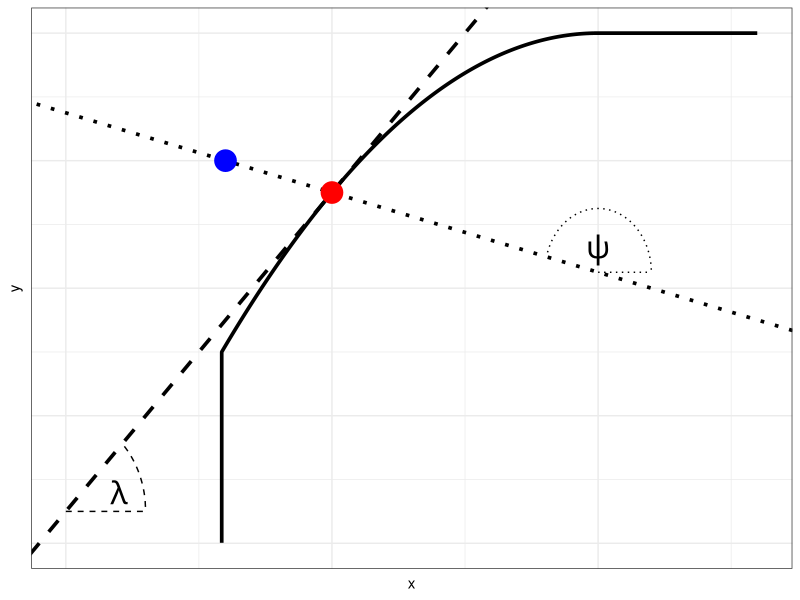
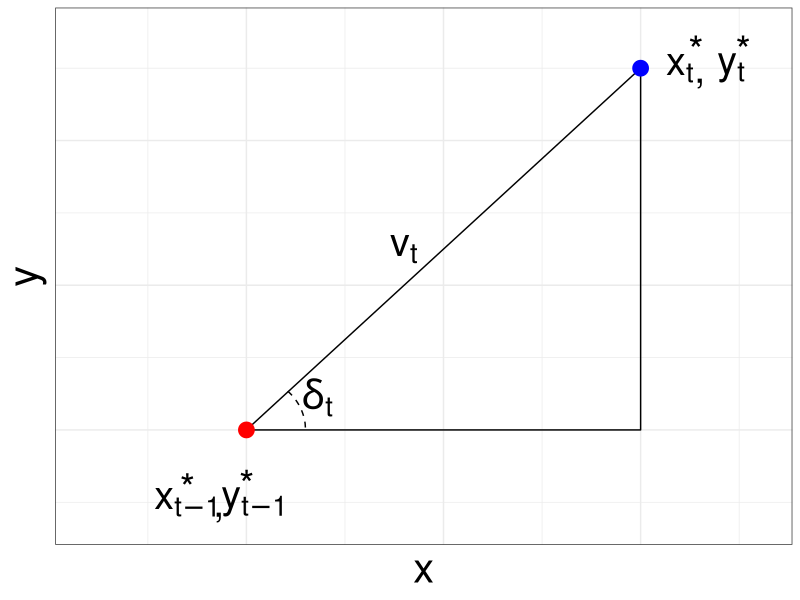

Write R code to recreate these figures, in order.
x <- seq(1, 3.5, 0.001)
y <- -(x - 3)^2 + 5
y[x > 3] <- 5
x[y < 4.5] <- 3 - sqrt(0.5)

xa1 <- seq(2.11, 2.15, 0.001)
ya1 <- sqrt(0.15^2 - (xa1 - 2)^2) + 4.25

xa2 <- seq(2.905, 3.1, 0.0001)
ya2 <- sqrt(0.1^2 - (xa2 - 3)^2) + 4.625

library(ggplot2)
ggplot() + geom_path(aes(x, y), size = 1.25) + 
  geom_abline(aes(slope = 1, intercept = 2.25), linetype = 2, size = 1.25) + 
  geom_abline(aes(slope = -0.25, intercept = 5.375), linetype = 3, size = 1.25) + 
  geom_point(aes(2.5, 4.75), colour = 'red', size = 7) + 
  geom_point(aes(2.3, 4.8), colour = 'blue', size = 7) + 
  geom_line(aes(x = c(2, 2.15), y = c(4.25, 4.25)), linetype = 2) + 
  geom_line(aes(xa1, ya1), linetype = 2) + 
  geom_text(aes(x = 2.1, y = 4.28, label = "lambda"), size = 8,  parse = TRUE) + 
  geom_line(aes(x = c(3, 3.1), y = c(4.625, 4.625)), linetype = 3) + 
  geom_line(aes(xa2, ya2), linetype = 3) + 
  geom_text(aes(x = 3, y = 4.66, label = 'psi'), size = 8, parse = TRUE) + 
  ylim(4.2, 5) + xlim(2, 3.3) + 
  theme_bw() + 
  theme(axis.text = element_blank(),
        axis.ticks = element_blank())


xa3 <- seq(1.105, 1.15, 0.001)
ya3 <- sqrt(0.15^2 - (xa3 - 1)^2) + 1

ggplot() + geom_path(aes(x = c(1, 2, 2, 1), y = c(1, 1, 2, 1))) + 
  geom_point(aes(x = 1, y = 1), colour = 'red', size = 5) + 
  geom_point(aes(x = 2, y = 2), colour = 'blue', size = 5) + 
  geom_text(aes(x = 0.85, y = 0.8, label = 'x[t-1]'), size = 10, parse = TRUE) + 
  geom_text(aes(x = 0.93, y = 0.8, label = ','), size = 10) +
  geom_text(aes(x = 1.02, y = 0.8, label = 'y[t-1]'), size = 10, parse = TRUE) +
  geom_text(aes(x = 2.1, y = 2, label = 'x[t]'), size = 10, parse = TRUE) + 
  geom_text(aes(x = 2.15, y = 2, label = ','), size = 10) +
  geom_text(aes(x = 2.23, y = 2, label = 'y[t]'), size = 10, parse = TRUE) +
  geom_line(aes(xa3, ya3), linetype = 2) + 
  geom_text(aes(x = 1.18, y = 1.09, label = "delta[t]"), size = 10, parse = TRUE) +
  geom_text(aes(x = 1.4, y = 1.5, label = "v[t]"), size = 10, parse = TRUE) +
  geom_text(aes(x = c(0.85, 1, 2.14, 2.26), y = c(0.84, 0.85, 2.05, 2.05), label = "*"), size = 10) + 
  ylim(0.75, 2.1) + xlim(0.6, 2.3) + 
  theme_bw() + 
  theme(axis.text = element_blank(),
        axis.ticks = element_blank(),
        axis.title=element_text(size=30)) + 
  labs(x = "x", y = "y")


